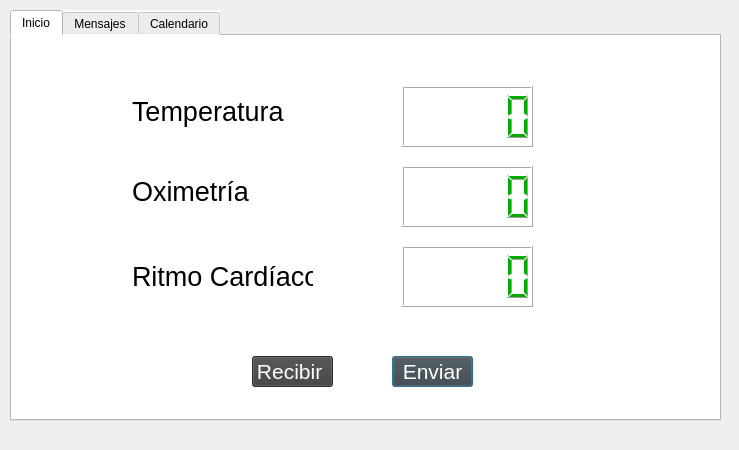
<?xml version="1.0" encoding="UTF-8"?>
<ui version="4.0">
 <class>User1</class>
 <widget class="QDialog" name="User1">
  <property name="geometry">
   <rect>
    <x>0</x>
    <y>0</y>
    <width>739</width>
    <height>450</height>
   </rect>
  </property>
  <property name="windowTitle">
   <string>Dialog</string>
  </property>
  <widget class="QWidget" name="horizontalLayoutWidget">
   <property name="geometry">
    <rect>
     <x>10</x>
     <y>10</y>
     <width>711</width>
     <height>411</height>
    </rect>
   </property>
   <layout class="QHBoxLayout" name="horizontalLayout">
    <item>
     <widget class="QTabWidget" name="tabWidget">
      <property name="styleSheet">
       <string notr="true">background-color: rgb(255, 255, 255);</string>
      </property>
      <property name="currentIndex">
       <number>0</number>
      </property>
      <widget class="QWidget" name="tab_4">
       <attribute name="title">
        <string>Inicio</string>
       </attribute>
       <widget class="QPushButton" name="pushButton_2">
        <property name="geometry">
         <rect>
          <x>380</x>
          <y>320</y>
          <width>81</width>
          <height>31</height>
         </rect>
        </property>
        <property name="font">
         <font>
          <pointsize>16</pointsize>
         </font>
        </property>
        <property name="styleSheet">
         <string notr="true">background-color: rgb(63, 63, 63);
color: rgb(255, 255, 255);</string>
        </property>
        <property name="text">
         <string>Enviar</string>
        </property>
       </widget>
       <widget class="QLabel" name="label_12">
        <property name="geometry">
         <rect>
          <x>120</x>
          <y>230</y>
          <width>181</width>
          <height>21</height>
         </rect>
        </property>
        <property name="font">
         <font>
          <pointsize>20</pointsize>
         </font>
        </property>
        <property name="text">
         <string>Ritmo Cardíaco</string>
        </property>
       </widget>
       <widget class="QLabel" name="label_10">
        <property name="geometry">
         <rect>
          <x>120</x>
          <y>140</y>
          <width>121</width>
          <height>31</height>
         </rect>
        </property>
        <property name="font">
         <font>
          <pointsize>20</pointsize>
         </font>
        </property>
        <property name="text">
         <string>Oximetría</string>
        </property>
       </widget>
       <widget class="QLabel" name="label_11">
        <property name="geometry">
         <rect>
          <x>120</x>
          <y>60</y>
          <width>161</width>
          <height>31</height>
         </rect>
        </property>
        <property name="font">
         <font>
          <pointsize>20</pointsize>
         </font>
        </property>
        <property name="text">
         <string>Temperatura</string>
        </property>
       </widget>
       <widget class="QLCDNumber" name="lcdNumber_4">
        <property name="geometry">
         <rect>
          <x>390</x>
          <y>210</y>
          <width>131</width>
          <height>61</height>
         </rect>
        </property>
        <property name="palette">
         <palette>
          <active>
           <colorrole role="WindowText">
            <brush brushstyle="SolidPattern">
             <color alpha="255">
              <red>0</red>
              <green>170</green>
              <blue>0</blue>
             </color>
            </brush>
           </colorrole>
           <colorrole role="Button">
            <brush brushstyle="SolidPattern">
             <color alpha="255">
              <red>255</red>
              <green>255</green>
              <blue>255</blue>
             </color>
            </brush>
           </colorrole>
           <colorrole role="Base">
            <brush brushstyle="SolidPattern">
             <color alpha="255">
              <red>255</red>
              <green>255</green>
              <blue>255</blue>
             </color>
            </brush>
           </colorrole>
           <colorrole role="Window">
            <brush brushstyle="SolidPattern">
             <color alpha="255">
              <red>255</red>
              <green>255</green>
              <blue>255</blue>
             </color>
            </brush>
           </colorrole>
          </active>
          <inactive>
           <colorrole role="WindowText">
            <brush brushstyle="SolidPattern">
             <color alpha="255">
              <red>0</red>
              <green>170</green>
              <blue>0</blue>
             </color>
            </brush>
           </colorrole>
           <colorrole role="Button">
            <brush brushstyle="SolidPattern">
             <color alpha="255">
              <red>255</red>
              <green>255</green>
              <blue>255</blue>
             </color>
            </brush>
           </colorrole>
           <colorrole role="Base">
            <brush brushstyle="SolidPattern">
             <color alpha="255">
              <red>255</red>
              <green>255</green>
              <blue>255</blue>
             </color>
            </brush>
           </colorrole>
           <colorrole role="Window">
            <brush brushstyle="SolidPattern">
             <color alpha="255">
              <red>255</red>
              <green>255</green>
              <blue>255</blue>
             </color>
            </brush>
           </colorrole>
          </inactive>
          <disabled>
           <colorrole role="WindowText">
            <brush brushstyle="SolidPattern">
             <color alpha="255">
              <red>120</red>
              <green>120</green>
              <blue>120</blue>
             </color>
            </brush>
           </colorrole>
           <colorrole role="Button">
            <brush brushstyle="SolidPattern">
             <color alpha="255">
              <red>255</red>
              <green>255</green>
              <blue>255</blue>
             </color>
            </brush>
           </colorrole>
           <colorrole role="Base">
            <brush brushstyle="SolidPattern">
             <color alpha="255">
              <red>255</red>
              <green>255</green>
              <blue>255</blue>
             </color>
            </brush>
           </colorrole>
           <colorrole role="Window">
            <brush brushstyle="SolidPattern">
             <color alpha="255">
              <red>255</red>
              <green>255</green>
              <blue>255</blue>
             </color>
            </brush>
           </colorrole>
          </disabled>
         </palette>
        </property>
       </widget>
       <widget class="QLCDNumber" name="lcdNumber_5">
        <property name="geometry">
         <rect>
          <x>390</x>
          <y>130</y>
          <width>131</width>
          <height>61</height>
         </rect>
        </property>
        <property name="palette">
         <palette>
          <active>
           <colorrole role="WindowText">
            <brush brushstyle="SolidPattern">
             <color alpha="255">
              <red>0</red>
              <green>170</green>
              <blue>0</blue>
             </color>
            </brush>
           </colorrole>
           <colorrole role="Button">
            <brush brushstyle="SolidPattern">
             <color alpha="255">
              <red>255</red>
              <green>255</green>
              <blue>255</blue>
             </color>
            </brush>
           </colorrole>
           <colorrole role="Base">
            <brush brushstyle="SolidPattern">
             <color alpha="255">
              <red>255</red>
              <green>255</green>
              <blue>255</blue>
             </color>
            </brush>
           </colorrole>
           <colorrole role="Window">
            <brush brushstyle="SolidPattern">
             <color alpha="255">
              <red>255</red>
              <green>255</green>
              <blue>255</blue>
             </color>
            </brush>
           </colorrole>
          </active>
          <inactive>
           <colorrole role="WindowText">
            <brush brushstyle="SolidPattern">
             <color alpha="255">
              <red>0</red>
              <green>170</green>
              <blue>0</blue>
             </color>
            </brush>
           </colorrole>
           <colorrole role="Button">
            <brush brushstyle="SolidPattern">
             <color alpha="255">
              <red>255</red>
              <green>255</green>
              <blue>255</blue>
             </color>
            </brush>
           </colorrole>
           <colorrole role="Base">
            <brush brushstyle="SolidPattern">
             <color alpha="255">
              <red>255</red>
              <green>255</green>
              <blue>255</blue>
             </color>
            </brush>
           </colorrole>
           <colorrole role="Window">
            <brush brushstyle="SolidPattern">
             <color alpha="255">
              <red>255</red>
              <green>255</green>
              <blue>255</blue>
             </color>
            </brush>
           </colorrole>
          </inactive>
          <disabled>
           <colorrole role="WindowText">
            <brush brushstyle="SolidPattern">
             <color alpha="255">
              <red>120</red>
              <green>120</green>
              <blue>120</blue>
             </color>
            </brush>
           </colorrole>
           <colorrole role="Button">
            <brush brushstyle="SolidPattern">
             <color alpha="255">
              <red>255</red>
              <green>255</green>
              <blue>255</blue>
             </color>
            </brush>
           </colorrole>
           <colorrole role="Base">
            <brush brushstyle="SolidPattern">
             <color alpha="255">
              <red>255</red>
              <green>255</green>
              <blue>255</blue>
             </color>
            </brush>
           </colorrole>
           <colorrole role="Window">
            <brush brushstyle="SolidPattern">
             <color alpha="255">
              <red>255</red>
              <green>255</green>
              <blue>255</blue>
             </color>
            </brush>
           </colorrole>
          </disabled>
         </palette>
        </property>
       </widget>
       <widget class="QLCDNumber" name="lcdNumber_6">
        <property name="geometry">
         <rect>
          <x>390</x>
          <y>50</y>
          <width>131</width>
          <height>61</height>
         </rect>
        </property>
        <property name="palette">
         <palette>
          <active>
           <colorrole role="WindowText">
            <brush brushstyle="SolidPattern">
             <color alpha="255">
              <red>0</red>
              <green>170</green>
              <blue>0</blue>
             </color>
            </brush>
           </colorrole>
           <colorrole role="Button">
            <brush brushstyle="SolidPattern">
             <color alpha="255">
              <red>255</red>
              <green>255</green>
              <blue>255</blue>
             </color>
            </brush>
           </colorrole>
           <colorrole role="Base">
            <brush brushstyle="SolidPattern">
             <color alpha="255">
              <red>255</red>
              <green>255</green>
              <blue>255</blue>
             </color>
            </brush>
           </colorrole>
           <colorrole role="Window">
            <brush brushstyle="SolidPattern">
             <color alpha="255">
              <red>255</red>
              <green>255</green>
              <blue>255</blue>
             </color>
            </brush>
           </colorrole>
          </active>
          <inactive>
           <colorrole role="WindowText">
            <brush brushstyle="SolidPattern">
             <color alpha="255">
              <red>0</red>
              <green>170</green>
              <blue>0</blue>
             </color>
            </brush>
           </colorrole>
           <colorrole role="Button">
            <brush brushstyle="SolidPattern">
             <color alpha="255">
              <red>255</red>
              <green>255</green>
              <blue>255</blue>
             </color>
            </brush>
           </colorrole>
           <colorrole role="Base">
            <brush brushstyle="SolidPattern">
             <color alpha="255">
              <red>255</red>
              <green>255</green>
              <blue>255</blue>
             </color>
            </brush>
           </colorrole>
           <colorrole role="Window">
            <brush brushstyle="SolidPattern">
             <color alpha="255">
              <red>255</red>
              <green>255</green>
              <blue>255</blue>
             </color>
            </brush>
           </colorrole>
          </inactive>
          <disabled>
           <colorrole role="WindowText">
            <brush brushstyle="SolidPattern">
             <color alpha="255">
              <red>120</red>
              <green>120</green>
              <blue>120</blue>
             </color>
            </brush>
           </colorrole>
           <colorrole role="Button">
            <brush brushstyle="SolidPattern">
             <color alpha="255">
              <red>255</red>
              <green>255</green>
              <blue>255</blue>
             </color>
            </brush>
           </colorrole>
           <colorrole role="Base">
            <brush brushstyle="SolidPattern">
             <color alpha="255">
              <red>255</red>
              <green>255</green>
              <blue>255</blue>
             </color>
            </brush>
           </colorrole>
           <colorrole role="Window">
            <brush brushstyle="SolidPattern">
             <color alpha="255">
              <red>255</red>
              <green>255</green>
              <blue>255</blue>
             </color>
            </brush>
           </colorrole>
          </disabled>
         </palette>
        </property>
       </widget>
       <widget class="QPushButton" name="pushButton_3">
        <property name="geometry">
         <rect>
          <x>240</x>
          <y>320</y>
          <width>81</width>
          <height>31</height>
         </rect>
        </property>
        <property name="font">
         <font>
          <pointsize>16</pointsize>
         </font>
        </property>
        <property name="styleSheet">
         <string notr="true">background-color: rgb(63, 63, 63);
color: rgb(255, 255, 255);</string>
        </property>
        <property name="text">
         <string>Recibir </string>
        </property>
       </widget>
       <widget class="QLabel" name="label">
        <property name="geometry">
         <rect>
          <x>570</x>
          <y>0</y>
          <width>131</width>
          <height>31</height>
         </rect>
        </property>
        <property name="text">
         <string/>
        </property>
       </widget>
      </widget>
      <widget class="QWidget" name="tab_6">
       <attribute name="title">
        <string>Mensajes</string>
       </attribute>
       <widget class="QPushButton" name="pushButton_4">
        <property name="geometry">
         <rect>
          <x>300</x>
          <y>350</y>
          <width>101</width>
          <height>31</height>
         </rect>
        </property>
        <property name="styleSheet">
         <string notr="true">background-color: rgb(63, 63, 63);
color: rgb(255, 255, 255);</string>
        </property>
        <property name="text">
         <string>Recibir mensajes</string>
        </property>
       </widget>
       <widget class="QTableWidget" name="tableWidget">
        <property name="geometry">
         <rect>
          <x>15</x>
          <y>21</y>
          <width>671</width>
          <height>321</height>
         </rect>
        </property>
       </widget>
       <widget class="QLabel" name="label_2">
        <property name="geometry">
         <rect>
          <x>30</x>
          <y>60</y>
          <width>631</width>
          <height>51</height>
         </rect>
        </property>
        <property name="font">
         <font>
          <family>Tahoma</family>
          <pointsize>14</pointsize>
         </font>
        </property>
        <property name="text">
         <string/>
        </property>
       </widget>
       <widget class="QLabel" name="label_4">
        <property name="geometry">
         <rect>
          <x>30</x>
          <y>30</y>
          <width>201</width>
          <height>21</height>
         </rect>
        </property>
        <property name="font">
         <font>
          <pointsize>16</pointsize>
         </font>
        </property>
        <property name="styleSheet">
         <string notr="true">color: rgb(170, 0, 0);</string>
        </property>
        <property name="text">
         <string>Mensaje del médico:</string>
        </property>
       </widget>
       <widget class="QLabel" name="label_5">
        <property name="geometry">
         <rect>
          <x>30</x>
          <y>170</y>
          <width>141</width>
          <height>31</height>
         </rect>
        </property>
        <property name="font">
         <font>
          <pointsize>16</pointsize>
         </font>
        </property>
        <property name="styleSheet">
         <string notr="true">color: rgb(170, 0, 0);</string>
        </property>
        <property name="text">
         <string>Recordatorios:</string>
        </property>
       </widget>
       <widget class="QLabel" name="label_6">
        <property name="geometry">
         <rect>
          <x>30</x>
          <y>210</y>
          <width>621</width>
          <height>71</height>
         </rect>
        </property>
        <property name="font">
         <font>
          <family>Tahoma</family>
          <pointsize>14</pointsize>
         </font>
        </property>
        <property name="text">
         <string/>
        </property>
       </widget>
      </widget>
      <widget class="QWidget" name="tab_3">
       <attribute name="title">
        <string>Calendario</string>
       </attribute>
       <widget class="QCalendarWidget" name="calendarWidget">
        <property name="geometry">
         <rect>
          <x>1</x>
          <y>12</y>
          <width>701</width>
          <height>341</height>
         </rect>
        </property>
        <property name="styleSheet">
         <string notr="true">color: rgb(0, 0, 0);</string>
        </property>
        <property name="selectedDate">
         <date>
          <year>2020</year>
          <month>10</month>
          <day>30</day>
         </date>
        </property>
       </widget>
       <widget class="QTimeEdit" name="timeEdit">
        <property name="geometry">
         <rect>
          <x>310</x>
          <y>360</y>
          <width>118</width>
          <height>22</height>
         </rect>
        </property>
       </widget>
       <widget class="QPushButton" name="pushButton">
        <property name="geometry">
         <rect>
          <x>440</x>
          <y>360</y>
          <width>75</width>
          <height>23</height>
         </rect>
        </property>
        <property name="styleSheet">
         <string notr="true">background-color: rgb(63, 63, 63);
color: rgb(255, 255, 255);</string>
        </property>
        <property name="text">
         <string>Agendar</string>
        </property>
       </widget>
      </widget>
     </widget>
    </item>
   </layout>
  </widget>
  <widget class="QLabel" name="label_3">
   <property name="geometry">
    <rect>
     <x>10</x>
     <y>429</y>
     <width>101</width>
     <height>21</height>
    </rect>
   </property>
   <property name="font">
    <font>
     <pointsize>10</pointsize>
    </font>
   </property>
   <property name="text">
    <string/>
   </property>
  </widget>
 </widget>
 <resources/>
 <connections/>
</ui>
